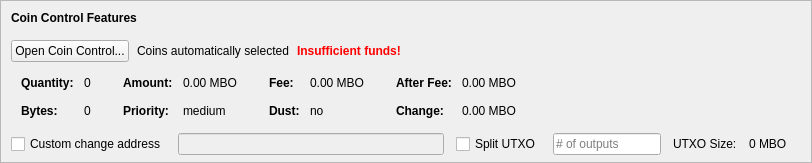
    <widget class="QFrame" name="frameCoinControl">
     <property name="sizePolicy">
      <sizepolicy hsizetype="Expanding" vsizetype="Expanding">
       <horstretch>0</horstretch>
       <verstretch>0</verstretch>
      </sizepolicy>
     </property>
     <property name="maximumSize">
      <size>
       <width>16777215</width>
       <height>16777215</height>
      </size>
     </property>
     <property name="frameShape">
      <enum>QFrame::StyledPanel</enum>
     </property>
     <property name="frameShadow">
      <enum>QFrame::Sunken</enum>
     </property>
     <layout class="QVBoxLayout" name="verticalLayoutCoinControl2">
      <property name="spacing">
       <number>0</number>
      </property>
      <property name="leftMargin">
       <number>0</number>
      </property>
      <property name="topMargin">
       <number>0</number>
      </property>
      <property name="rightMargin">
       <number>0</number>
      </property>
      <property name="bottomMargin">
       <number>6</number>
      </property>
      <item>
       <layout class="QVBoxLayout" name="verticalLayoutCoinControl" stretch="0,0,0,0,1">
        <property name="spacing">
         <number>0</number>
        </property>
        <property name="leftMargin">
         <number>10</number>
        </property>
        <property name="topMargin">
         <number>10</number>
        </property>
        <item>
         <layout class="QHBoxLayout" name="horizontalLayoutCoinControl1">
          <property name="bottomMargin">
           <number>15</number>
          </property>
          <item>
           <widget class="QLabel" name="labelCoinControlFeatures">
            <property name="sizePolicy">
             <sizepolicy hsizetype="Preferred" vsizetype="Maximum">
              <horstretch>0</horstretch>
              <verstretch>0</verstretch>
             </sizepolicy>
            </property>
            <property name="font">
             <font>
              <weight>75</weight>
              <bold>true</bold>
             </font>
            </property>
            <property name="styleSheet">
             <string notr="true">font-weight:bold;</string>
            </property>
            <property name="text">
             <string>Coin Control Features</string>
            </property>
           </widget>
          </item>
         </layout>
        </item>
        <item>
         <layout class="QHBoxLayout" name="horizontalLayoutCoinControl2" stretch="0,0,0,0">
          <property name="spacing">
           <number>8</number>
          </property>
          <property name="bottomMargin">
           <number>10</number>
          </property>
          <item>
           <widget class="QPushButton" name="pushButtonCoinControl">
            <property name="styleSheet">
             <string notr="true"/>
            </property>
            <property name="text">
             <string>Open Coin Control...</string>
            </property>
            <property name="autoDefault">
             <bool>false</bool>
            </property>
           </widget>
          </item>
          <item>
           <widget class="QLabel" name="labelCoinControlAutomaticallySelected">
            <property name="text">
             <string>Coins automatically selected</string>
            </property>
            <property name="margin">
             <number>5</number>
            </property>
           </widget>
          </item>
          <item>
           <widget class="QLabel" name="labelCoinControlInsuffFunds">
            <property name="font">
             <font>
              <weight>75</weight>
              <bold>true</bold>
             </font>
            </property>
            <property name="styleSheet">
             <string notr="true">color:red;font-weight:bold;</string>
            </property>
            <property name="text">
             <string>Insufficient funds!</string>
            </property>
            <property name="margin">
             <number>5</number>
            </property>
           </widget>
          </item>
          <item>
           <spacer name="horizontalSpacerCoinControl">
            <property name="orientation">
             <enum>Qt::Horizontal</enum>
            </property>
            <property name="sizeHint" stdset="0">
             <size>
              <width>40</width>
              <height>1</height>
             </size>
            </property>
           </spacer>
          </item>
         </layout>
        </item>
        <item>
         <widget class="QWidget" name="widgetCoinControl" native="true">
          <property name="sizePolicy">
           <sizepolicy hsizetype="Preferred" vsizetype="Preferred">
            <horstretch>0</horstretch>
            <verstretch>0</verstretch>
           </sizepolicy>
          </property>
          <property name="minimumSize">
           <size>
            <width>0</width>
            <height>0</height>
           </size>
          </property>
          <property name="styleSheet">
           <string notr="true"/>
          </property>
          <layout class="QHBoxLayout" name="horizontalLayoutCoinControl5">
           <property name="leftMargin">
            <number>0</number>
           </property>
           <property name="topMargin">
            <number>0</number>
           </property>
           <property name="rightMargin">
            <number>0</number>
           </property>
           <property name="bottomMargin">
            <number>0</number>
           </property>
           <item>
            <layout class="QHBoxLayout" name="horizontalLayoutCoinControl3" stretch="0,0,0,1">
             <property name="spacing">
              <number>20</number>
             </property>
             <property name="topMargin">
              <number>0</number>
             </property>
             <property name="bottomMargin">
              <number>10</number>
             </property>
             <item>
              <layout class="QFormLayout" name="formLayoutCoinControl1">
               <property name="horizontalSpacing">
                <number>10</number>
               </property>
               <property name="verticalSpacing">
                <number>14</number>
               </property>
               <property name="leftMargin">
                <number>10</number>
               </property>
               <property name="topMargin">
                <number>4</number>
               </property>
               <property name="rightMargin">
                <number>6</number>
               </property>
               <item row="0" column="0">
                <widget class="QLabel" name="labelCoinControlQuantityText">
                 <property name="font">
                  <font>
                   <weight>75</weight>
                   <bold>true</bold>
                  </font>
                 </property>
                 <property name="text">
                  <string>Quantity:</string>
                 </property>
                 <property name="margin">
                  <number>0</number>
                 </property>
                </widget>
               </item>
               <item row="0" column="1">
                <widget class="QLabel" name="labelCoinControlQuantity">
                 <property name="cursor">
                  <cursorShape>IBeamCursor</cursorShape>
                 </property>
                 <property name="contextMenuPolicy">
                  <enum>Qt::ActionsContextMenu</enum>
                 </property>
                 <property name="text">
                  <string notr="true">0</string>
                 </property>
                 <property name="margin">
                  <number>0</number>
                 </property>
                 <property name="textInteractionFlags">
                  <set>Qt::LinksAccessibleByMouse|Qt::TextSelectableByKeyboard|Qt::TextSelectableByMouse</set>
                 </property>
                </widget>
               </item>
               <item row="1" column="0">
                <widget class="QLabel" name="labelCoinControlBytesText">
                 <property name="font">
                  <font>
                   <weight>75</weight>
                   <bold>true</bold>
                  </font>
                 </property>
                 <property name="text">
                  <string>Bytes:</string>
                 </property>
                </widget>
               </item>
               <item row="1" column="1">
                <widget class="QLabel" name="labelCoinControlBytes">
                 <property name="cursor">
                  <cursorShape>IBeamCursor</cursorShape>
                 </property>
                 <property name="contextMenuPolicy">
                  <enum>Qt::ActionsContextMenu</enum>
                 </property>
                 <property name="text">
                  <string notr="true">0</string>
                 </property>
                 <property name="textInteractionFlags">
                  <set>Qt::LinksAccessibleByMouse|Qt::TextSelectableByKeyboard|Qt::TextSelectableByMouse</set>
                 </property>
                </widget>
               </item>
              </layout>
             </item>
             <item>
              <layout class="QFormLayout" name="formLayoutCoinControl2">
               <property name="horizontalSpacing">
                <number>10</number>
               </property>
               <property name="verticalSpacing">
                <number>14</number>
               </property>
               <property name="leftMargin">
                <number>6</number>
               </property>
               <property name="topMargin">
                <number>4</number>
               </property>
               <property name="rightMargin">
                <number>6</number>
               </property>
               <item row="0" column="0">
                <widget class="QLabel" name="labelCoinControlAmountText">
                 <property name="font">
                  <font>
                   <weight>75</weight>
                   <bold>true</bold>
                  </font>
                 </property>
                 <property name="text">
                  <string>Amount:</string>
                 </property>
                 <property name="margin">
                  <number>0</number>
                 </property>
                </widget>
               </item>
               <item row="0" column="1">
                <widget class="QLabel" name="labelCoinControlAmount">
                 <property name="cursor">
                  <cursorShape>IBeamCursor</cursorShape>
                 </property>
                 <property name="contextMenuPolicy">
                  <enum>Qt::ActionsContextMenu</enum>
                 </property>
                 <property name="text">
                  <string notr="true">0.00 MBO</string>
                 </property>
                 <property name="textInteractionFlags">
                  <set>Qt::LinksAccessibleByMouse|Qt::TextSelectableByKeyboard|Qt::TextSelectableByMouse</set>
                 </property>
                </widget>
               </item>
               <item row="1" column="0">
                <widget class="QLabel" name="labelCoinControlPriorityText">
                 <property name="font">
                  <font>
                   <weight>75</weight>
                   <bold>true</bold>
                  </font>
                 </property>
                 <property name="text">
                  <string>Priority:</string>
                 </property>
                </widget>
               </item>
               <item row="1" column="1">
                <widget class="QLabel" name="labelCoinControlPriority">
                 <property name="cursor">
                  <cursorShape>IBeamCursor</cursorShape>
                 </property>
                 <property name="contextMenuPolicy">
                  <enum>Qt::ActionsContextMenu</enum>
                 </property>
                 <property name="text">
                  <string>medium</string>
                 </property>
                 <property name="textInteractionFlags">
                  <set>Qt::LinksAccessibleByMouse|Qt::TextSelectableByKeyboard|Qt::TextSelectableByMouse</set>
                 </property>
                </widget>
               </item>
              </layout>
             </item>
             <item>
              <layout class="QFormLayout" name="formLayoutCoinControl3">
               <property name="horizontalSpacing">
                <number>10</number>
               </property>
               <property name="verticalSpacing">
                <number>14</number>
               </property>
               <property name="leftMargin">
                <number>6</number>
               </property>
               <property name="topMargin">
                <number>4</number>
               </property>
               <property name="rightMargin">
                <number>6</number>
               </property>
               <item row="0" column="0">
                <widget class="QLabel" name="labelCoinControlFeeText">
                 <property name="font">
                  <font>
                   <weight>75</weight>
                   <bold>true</bold>
                  </font>
                 </property>
                 <property name="text">
                  <string>Fee:</string>
                 </property>
                 <property name="margin">
                  <number>0</number>
                 </property>
                </widget>
               </item>
               <item row="0" column="1">
                <widget class="QLabel" name="labelCoinControlFee">
                 <property name="cursor">
                  <cursorShape>IBeamCursor</cursorShape>
                 </property>
                 <property name="contextMenuPolicy">
                  <enum>Qt::ActionsContextMenu</enum>
                 </property>
                 <property name="text">
                  <string notr="true">0.00 MBO</string>
                 </property>
                 <property name="textInteractionFlags">
                  <set>Qt::LinksAccessibleByMouse|Qt::TextSelectableByKeyboard|Qt::TextSelectableByMouse</set>
                 </property>
                </widget>
               </item>
               <item row="1" column="0">
                <widget class="QLabel" name="labelCoinControlLowOutputText">
                 <property name="font">
                  <font>
                   <weight>75</weight>
                   <bold>true</bold>
                  </font>
                 </property>
                 <property name="text">
                  <string>Dust:</string>
                 </property>
                </widget>
               </item>
               <item row="1" column="1">
                <widget class="QLabel" name="labelCoinControlLowOutput">
                 <property name="cursor">
                  <cursorShape>IBeamCursor</cursorShape>
                 </property>
                 <property name="contextMenuPolicy">
                  <enum>Qt::ActionsContextMenu</enum>
                 </property>
                 <property name="text">
                  <string>no</string>
                 </property>
                 <property name="textInteractionFlags">
                  <set>Qt::LinksAccessibleByMouse|Qt::TextSelectableByKeyboard|Qt::TextSelectableByMouse</set>
                 </property>
                </widget>
               </item>
              </layout>
             </item>
             <item>
              <layout class="QFormLayout" name="formLayoutCoinControl4">
               <property name="horizontalSpacing">
                <number>10</number>
               </property>
               <property name="verticalSpacing">
                <number>14</number>
               </property>
               <property name="leftMargin">
                <number>6</number>
               </property>
               <property name="topMargin">
                <number>4</number>
               </property>
               <property name="rightMargin">
                <number>6</number>
               </property>
               <item row="0" column="0">
                <widget class="QLabel" name="labelCoinControlAfterFeeText">
                 <property name="font">
                  <font>
                   <weight>75</weight>
                   <bold>true</bold>
                  </font>
                 </property>
                 <property name="text">
                  <string>After Fee:</string>
                 </property>
                 <property name="margin">
                  <number>0</number>
                 </property>
                </widget>
               </item>
               <item row="0" column="1">
                <widget class="QLabel" name="labelCoinControlAfterFee">
                 <property name="cursor">
                  <cursorShape>IBeamCursor</cursorShape>
                 </property>
                 <property name="contextMenuPolicy">
                  <enum>Qt::ActionsContextMenu</enum>
                 </property>
                 <property name="text">
                  <string notr="true">0.00 MBO</string>
                 </property>
                 <property name="textInteractionFlags">
                  <set>Qt::LinksAccessibleByMouse|Qt::TextSelectableByKeyboard|Qt::TextSelectableByMouse</set>
                 </property>
                </widget>
               </item>
               <item row="1" column="0">
                <widget class="QLabel" name="labelCoinControlChangeText">
                 <property name="font">
                  <font>
                   <weight>75</weight>
                   <bold>true</bold>
                  </font>
                 </property>
                 <property name="text">
                  <string>Change:</string>
                 </property>
                </widget>
               </item>
               <item row="1" column="1">
                <widget class="QLabel" name="labelCoinControlChange">
                 <property name="cursor">
                  <cursorShape>IBeamCursor</cursorShape>
                 </property>
                 <property name="contextMenuPolicy">
                  <enum>Qt::ActionsContextMenu</enum>
                 </property>
                 <property name="text">
                  <string notr="true">0.00 MBO</string>
                 </property>
                 <property name="textInteractionFlags">
                  <set>Qt::LinksAccessibleByMouse|Qt::TextSelectableByKeyboard|Qt::TextSelectableByMouse</set>
                 </property>
                </widget>
               </item>
              </layout>
             </item>
            </layout>
           </item>
          </layout>
         </widget>
        </item>
        <item>
         <layout class="QHBoxLayout" name="horizontalLayoutCoinControl4" stretch="0,0,0,0,0,0,0">
          <property name="spacing">
           <number>12</number>
          </property>
          <property name="sizeConstraint">
           <enum>QLayout::SetDefaultConstraint</enum>
          </property>
          <property name="topMargin">
           <number>5</number>
          </property>
          <property name="rightMargin">
           <number>5</number>
          </property>
          <item>
           <widget class="QCheckBox" name="checkBoxCoinControlChange">
            <property name="toolTip">
             <string>If this is activated, but the change address is empty or invalid, change will be sent to a newly generated address.</string>
            </property>
            <property name="text">
             <string>Custom change address</string>
            </property>
           </widget>
          </item>
          <item>
           <widget class="QValidatedLineEdit" name="lineEditCoinControlChange">
            <property name="enabled">
             <bool>false</bool>
            </property>
            <property name="sizePolicy">
             <sizepolicy hsizetype="Expanding" vsizetype="Fixed">
              <horstretch>0</horstretch>
              <verstretch>0</verstretch>
             </sizepolicy>
            </property>
           </widget>
          </item>
          <item>
           <widget class="QCheckBox" name="splitBlockCheckBox">
            <property name="text">
             <string>Split UTXO</string>
            </property>
           </widget>
          </item>
          <item>
           <widget class="QLineEdit" name="splitBlockLineEdit">
            <property name="sizePolicy">
             <sizepolicy hsizetype="Fixed" vsizetype="Fixed">
              <horstretch>50</horstretch>
              <verstretch>0</verstretch>
             </sizepolicy>
            </property>
            <property name="placeholderText">
             <string># of outputs</string>
            </property>
           </widget>
          </item>
          <item>
           <widget class="QLabel" name="labelBlockSizeText">
            <property name="text">
             <string>UTXO Size:</string>
            </property>
           </widget>
          </item>
          <item>
           <widget class="QLabel" name="labelBlockSize">
            <property name="text">
             <string>0 MBO</string>
            </property>
           </widget>
          </item>
          <item>
           <widget class="QLabel" name="labelCoinControlChangeLabel">
            <property name="sizePolicy">
             <sizepolicy hsizetype="Preferred" vsizetype="Expanding">
              <horstretch>0</horstretch>
              <verstretch>0</verstretch>
             </sizepolicy>
            </property>
            <property name="minimumSize">
             <size>
              <width>0</width>
              <height>0</height>
             </size>
            </property>
            <property name="text">
             <string/>
            </property>
            <property name="margin">
             <number>3</number>
            </property>
           </widget>
          </item>
         </layout>
        </item>
        <item>
         <spacer name="verticalSpacerCoinControl">
          <property name="orientation">
           <enum>Qt::Vertical</enum>
          </property>
          <property name="sizeHint" stdset="0">
           <size>
            <width>800</width>
            <height>1</height>
           </size>
          </property>
         </spacer>
        </item>
       </layout>
      </item>
     </layout>
    </widget>
